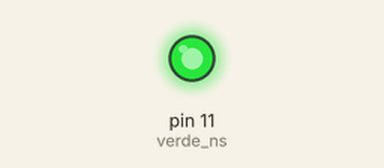
Simulated run of this sketch. Board: Arduino Uno, built with avr-gcc and run on an emulated ATmega328P. Shown: output pins drawn as LEDs (lit = HIGH).

Above: at 4.0 s.
At 10.5 s:
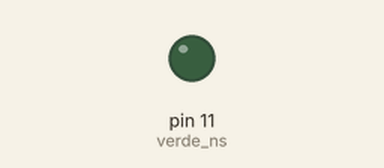
Timing chart, 0 to 20.8 s (numbered marks = the images above):
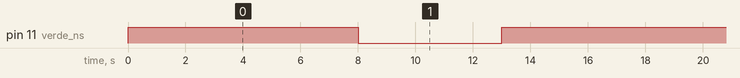

The sketch:

_4_SEMAFORO_LED_RGB_DUAS_VIAS_2.ino
```cpp
#define verde_ns 11
#define vermelho_ns 10
#define verde_lo 12
#define vermelho_lo 13

void estado_1();
void estado_2();
void estado_3();
void estado_4();
void estado_5();


void setup() {
  pinMode(verde_ns, OUTPUT);
  (vermelho_ns, OUTPUT);
  (verde_lo, OUTPUT);
  (vermelho_lo, OUTPUT);
}

void loop() {
  estado_1();
  estado_2();
  estado_3();
  estado_4();
  estado_5();
  estado_3();
}

void estado_1()
{
  digitalWrite(verde_ns, HIGH);
               digitalWrite(vermelho_ns, LOW);
               digitalWrite(verde_lo, LOW);
               digitalWrite(vermelho_lo, HIGH);
               delay(5000);
}

void estado_2()
{
  digitalWrite(verde_ns, HIGH);
               digitalWrite(vermelho_ns, LOW);
               digitalWrite(verde_lo, HIGH);
               digitalWrite(vermelho_lo, HIGH);
               delay(2000);
}

void estado_3()
{
  digitalWrite(verde_ns, HIGH);
               digitalWrite(vermelho_ns, LOW);
               digitalWrite(verde_lo, HIGH);
               digitalWrite(vermelho_lo, LOW);
               delay(1000);
}

void estado_4()
{
  digitalWrite(verde_ns, LOW);
               digitalWrite(vermelho_ns, HIGH);
               digitalWrite(verde_lo, HIGH);
               digitalWrite(vermelho_lo, LOW);
               delay(5000);
}

void estado_5()
{
  digitalWrite(verde_ns, HIGH);
               digitalWrite(vermelho_ns, HIGH);
               digitalWrite(verde_lo, HIGH);
               digitalWrite(vermelho_lo, LOW);
               delay(2000);
}
```

Measured:
- by itself, pin 11 (verde_ns): repeats every 16.0 s: LOW 5.0 s, HIGH 11.0 s
